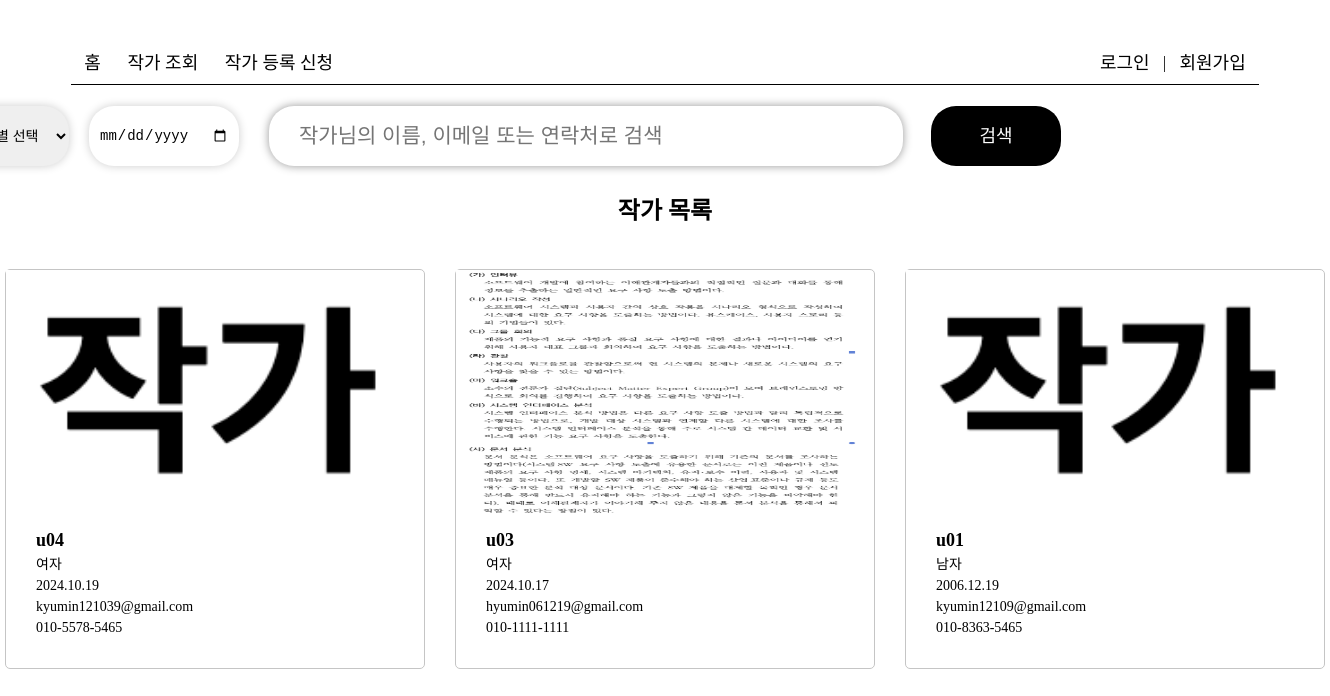
Page /artists/ on the earlier database version.
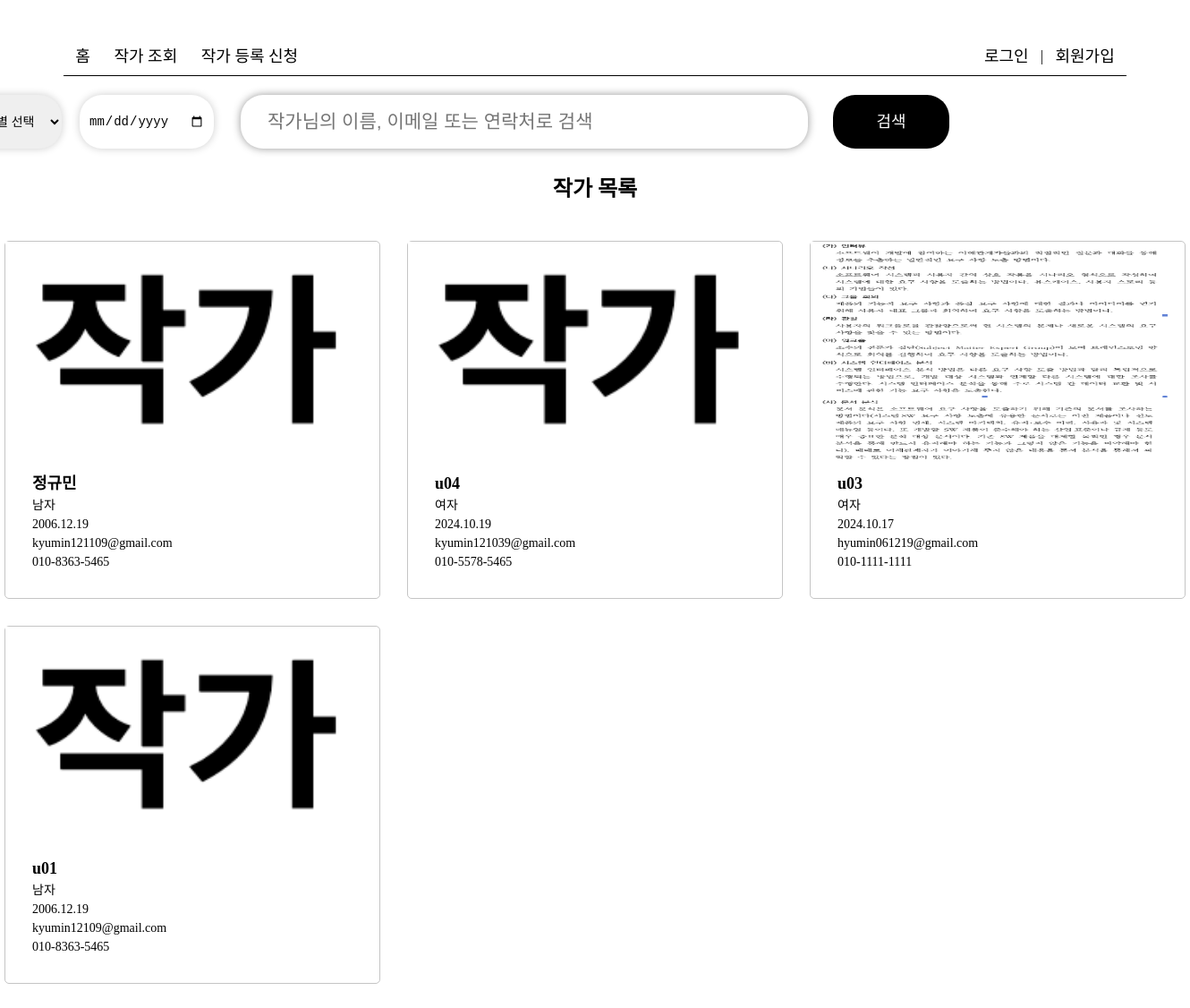
Same page on the later database version.
### posts/models.py (models this page shows, shortened)
class Artist(models.Model):
    GENDER_CHOICES = [
        ('M', '남자'),
        ('F', '여자'),
    ]
    STATUS_CHOICES = [
        ('P', '대기중'),  # Pending
        ('A', '승인됨'),  # Approved
        ('R', '거부됨'),  # Rejected
    ]
    user = models.OneToOneField(User, on_delete=models.CASCADE)  # 사용자와 1:1 관계
    name = models.CharField(max_length=16)
    gender = models.CharField(max_length=1, choices=GENDER_CHOICES)
    birth_date = models.DateField()
    email = models.EmailField(unique=True)
    profile_image = models.ImageField(upload_to='artist_images/', blank=True, null=True)  # 작가 프로필 이미지
    contact = models.CharField(max_length=100, blank=True, null=True)
    status = models.CharField(max_length=1, choices=STATUS_CHOICES, default='P')  # 작가 상태

### posts/views.py (the view)
# urls.py: path('artists/', views.artist_list, name='artist_list'),
def artist_list(request):
    query = request.GET.get('q', '')  # 검색어를 GET 요청에서 가져옴
    search_gender = request.GET.get('gender', '')  # 성별 필터링 추가
    search_birth_date = request.GET.get('birth_date', '')  # 생년월일 필터링 추가
    artists = Artist.objects.filter(status='A').order_by('-id')
    if query:
        artists = artists.filter(
            Q(name__icontains=query) |
            Q(email__icontains=query) |
            Q(contact__icontains=query)
        )
    if search_gender:
        artists = artists.filter(gender=search_gender)
    if search_birth_date:
        date_pattern = r'^\d{4}-\d{2}-\d{2}$'  # 형식을 YYYY-MM-DD로 변경
        if re.match(date_pattern, search_birth_date):
            artists = artists.filter(birth_date=search_birth_date)
    return render(request, 'posts/artist_list.html', {'artists': artists})

### posts/templates/posts/artist_list.html (shortened to what this page needs)
<!DOCTYPE html>
<html lang="en">
<head>
    {% load static %}
    <link rel="stylesheet" href="{% static 'posts/css/style.css' %}">
</head>
<body>
    {% include 'posts/header.html' %}
    <main>
        <section class="mt20">
            <div class="container cc">
                <form method="GET" action="{% url 'artist_list' %}" class="search_forms mt2">
                    <select name="gender">
                        <option value="">성별 선택</option>
                    </select>
                    <input type="date" name="birth_date" placeholder="생년월일" value="{{ request.GET.birth_date }}">
                    <input type="text" name="q" placeholder="작가님의 이름, 이메일 또는 연락처로 검색" value="{{ request.GET.q }}">
                    <button type="submit">검색</button>
                </form>
                <h1 class="tc mt4">작가 목록</h1>
                <ul class="mt6 artist_list">
                    {% for artist in artists %}
                    <li>
                        <img src="{% if artist.profile_image %}{{ artist.profile_image.url }}{% else %}{% static 'posts/images/default_profile.png' %}{% endif %}" alt="profile_img" width="400" height="250">
                        <div>
                            <p>{{ artist.name }}</p>
                            <p>{{ artist.get_gender_display }}</p>
                            <p>{{ artist.birth_date|date:"Y.m.d" }}</p>
                            <p>{{ artist.email }}</p>
                            <p>{{ artist.contact }}</p>
                        </div>
                    </li>
                    {% endfor %}
                </ul>
            </div>
        </section>
    </main>
</body>
</html>

Differences in the rows shown:
now on this page (row edited): Artist: name "정규민", gender "남자", birth_date "2006.12.19", email "kyumin121109@gmail.com", contact "010-8363-5465"
